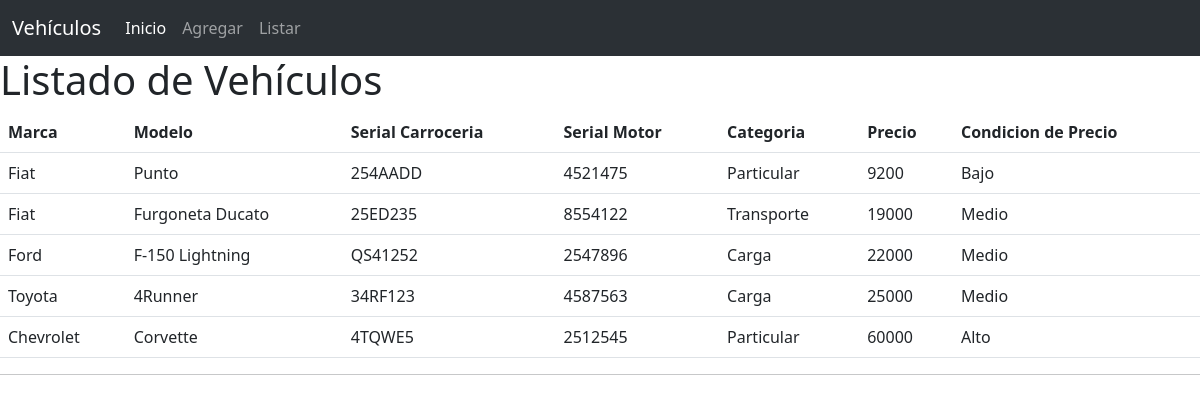
The page /vehiculos/list on the database its author committed.
### vehiculos/models.py (models this page shows)
class Vehiculo(models.Model):
    marca = models.CharField(max_length=20, default='Ford')
    modelo = models.CharField(max_length=100)
    carroceria = models.CharField(max_length=50)
    motor = models.CharField(max_length=50)
    categoria = models.CharField(max_length=20, default='Particular')
    precio = models.IntegerField()
    fecha_creacion = models.DateField(auto_now_add=True)
    fecha_modificacion = models.DateField(auto_now=True)

### vehiculos/views.py (the view)
# urls.py: path('vehiculos/list', list_view, name='list'),
def list_view(request):
    lista = Vehiculo.objects.all
    return render(request, 'list.html', {'todo': lista})

### vehiculos/templates/list.html
{% extends 'base.html' %}
{% block content %}
<h1>Listado de Vehículos</h1>
<table class="table">
    <thead>
      <tr>
        <th scope="col">Marca</th>
        <th scope="col">Modelo</th>
        <th scope="col">Serial Carroceria</th>
        <th scope="col">Serial Motor</th>
        <th scope="col">Categoria</th>
        <th scope="col">Precio</th>
        <th scope="col">Condicion de Precio</th>
      </tr>
    </thead>
    <tbody>
        {% for i in todo %}
      <tr>
        <td>{{ i.marca }}</td>
        <td>{{ i.modelo }}</td>
        <td>{{ i.carroceria }}</td>
        <td>{{ i.motor }}</td>
        <td>{{ i.categoria }}</td>
        <td>{{ i.precio }}</td>
        <td>
            {% if i.precio < 10000 %}
              Bajo
            {% elif i.precio >= 10000 and i.precio <= 30000 %}
              Medio
            {% else %}
              Alto
            {% endif %}
          </td>
      </tr>
      {% endfor %}
    </tbody>
  </table>
<hr>
{% endblock %}

### vehiculos/templates/base.html (shortened to what this page needs)
{% load static %}
<!DOCTYPE html>
<html lang="en">
<head>
   <link href="https://cdn.jsdelivr.net/npm/bootstrap@5.3.0/dist/css/bootstrap.min.css" rel="stylesheet">
   <link rel="stylesheet" href="{% static '../static/css/style.css' %}">
</head>
<body>
<nav class="navbar navbar-expand-lg bg-body-tertiary" data-bs-theme="dark">
    <div class="container-fluid">
      <a class="navbar-brand" href="#">Vehículos</a>
      <div class="collapse navbar-collapse" id="navbarSupportedContent">
        <ul class="navbar-nav me-auto mb-2 mb-lg-0">
          <li class="nav-item">
            <a class="nav-link active" aria-current="page" href="{% url 'index' %}">Inicio</a>
          </li>
          <li class="nav-item">
            <a class="nav-link" href="{% url 'add' %}">Agregar</a>
          </li>
          <li class="nav-item">
            <a class="nav-link" href="{% url 'list' %}">Listar</a>
          </li>
        </ul>
      </div>
    </div>
  </nav>
{% block content %}
{% endblock %}
</body>
</html>

### rows shown on the page
Vehiculo: marca "Fiat", modelo "Punto", carroceria "254AADD", motor "4521475", categoria "Particular", precio "9200", shows "Bajo"
Vehiculo: marca "Fiat", modelo "Furgoneta Ducato", carroceria "25ED235", motor "8554122", categoria "Transporte", precio "19000", shows "Medio"
Vehiculo: marca "Ford", modelo "F-150 Lightning", carroceria "QS41252", motor "2547896", categoria "Carga", precio "22000", shows "Medio"
Vehiculo: marca "Toyota", modelo "4Runner", carroceria "34RF123", motor "4587563", categoria "Carga", precio "25000", shows "Medio"
Vehiculo: marca "Chevrolet", modelo "Corvette", carroceria "4TQWE5", motor "2512545", categoria "Particular", precio "60000", shows "Alto"
